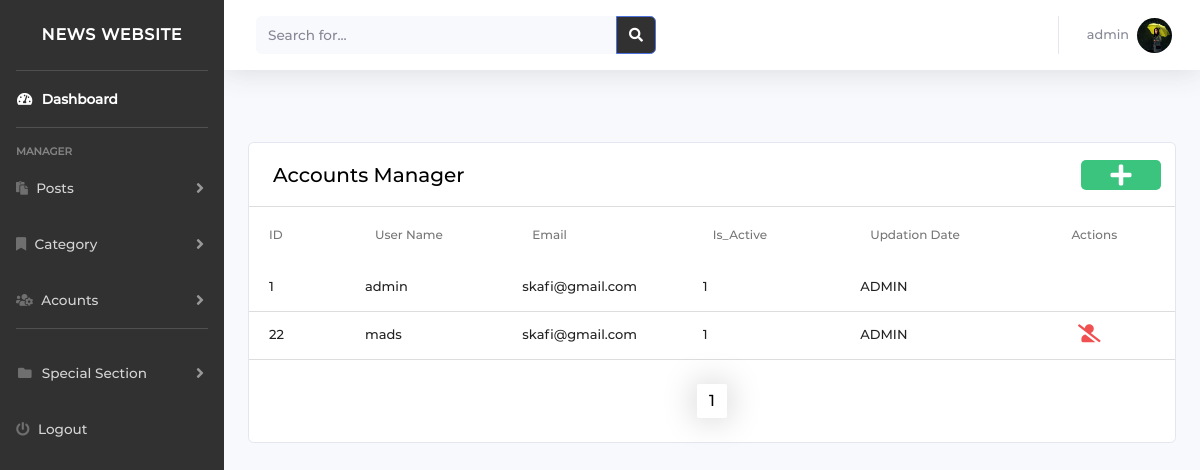
/admin/manage_accounts.php (signed in), run on an earlier commit of the app's database.
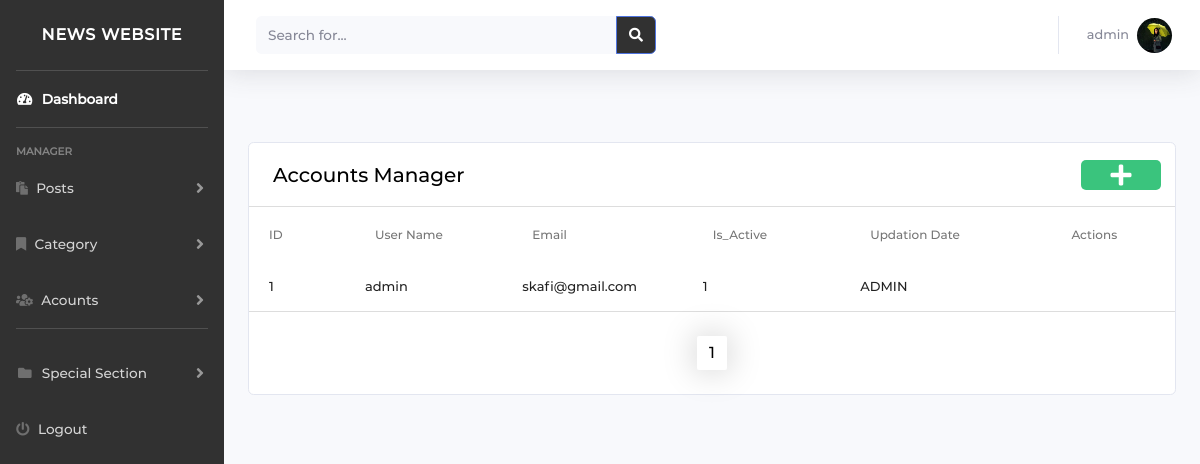
And on a later commit of the database.
### tables this page shows
CREATE TABLE `tblusers` (
  `user_id` int(255) NOT NULL,
  `user_name` varchar(60) NOT NULL,
  `user_email` varchar(60) NOT NULL,
  `user_password` varchar(255) NOT NULL,
  `Is_Active` int(1) NOT NULL,
  `CreationDate` datetime NOT NULL,
  `UpdationDate` datetime NOT NULL,
  `role_id` int(11) NOT NULL
);

### admin/config/permissions.php (called while the page is built, shortened)
<?php
$permissions = [
    "index.php" => ['admin', 'author'],
    "dashboard.php" => ['admin', 'author'],
    "post_manager.php" => ['admin', 'author'],
    "change_image.php" => ['admin', 'author'],
    "add_post.php" => ['admin', 'author'],
    "edit_post.php" => ['admin', 'author'],
    "category_manager.php" => ['admin'],
    "edit_category.php" => ['admin'],
    "add_category.php" => ['admin'],
    "approved_post.php"=>['admin'],
    "manage_accounts.php" =>['admin'],
    "accounts_logic.php"=>['admin'],
    "add_users.php"=>['admin'],
    "account_activat.php"=>['admin'],
    "activat.php"=>['admin'],
    "navbar.php" =>['admin'],
    "top.php" =>['admin'],
    "footer.php" =>['admin'],
    "bracking_news.php" =>['admin'],
    "add_brackingnews.php" =>['admin']
];
function checkPermision($pageName, $role)
{
    global $permissions;
    $roles = $permissions[$pageName];
    for ($i = 0; $i < count($roles); $i++) {
        if ($role == $roles[$i])
            return true;
    }
    return false;
}

### admin/config/dbcon.php (called while the page is built, shortened)
<?php
require("connection.php");
$dbhost = "localhost";
 $dbuser = "Skafi";
 $dbpass = "mahmoudskafi00";
 $db = "news_db";
$conDb = new connection($dbhost,$dbuser ,$dbpass,$db);

### admin/config/connection.php (called while the page is built, shortened)
<?php
class connection
{
    function doSelectQuery($con, $sql)
    {
        $status = false;
        $data = array();
        $result = mysqli_query($con, $sql);
        $i = 0;
        $rows = mysqli_num_rows($result);
        while ($row = mysqli_fetch_array($result, MYSQLI_ASSOC)) {
            $data[$i] = $row;
            $status = true;
            $i += 1;
        }
        return ['status' => $status, 'data' => $data, 'rows' => $rows];
    }
}

### admin/manage_accounts.php (the view, shortened to what this page needs)
<?php
require_once('./config/dbcon.php');
include('./config/permissions.php');
$pagename = basename($_SERVER['PHP_SELF']);
$role = $_SESSION['roles'];
$user = $_SESSION['username'];
if (checkPermision($pagename, $role)) {
    if (!isset($_SESSION['username'])) {
        header('location:login.php');
    } else {
        $sql = $conDb->doSelectQuery($conn, "SELECT * FROM tblusers WHERE Is_Active='1' ");
        $res_per_page = 10;
        $number_of_res = $sql['rows'];
        $number_of_pages = ceil($number_of_res / $res_per_page);
        if (!isset($_GET['page'])) {
            $page = 1;
        } else {
            $page = $_GET['page'];
        }
        $this_page_first_res = ($page - 1) * $res_per_page;
        $sql = $conDb->doSelectQuery($conn, "SELECT * FROM tblusers WHERE Is_Active='1' LIMIT " . $this_page_first_res . ',' . $res_per_page);
        if ($sql['status'] == 1) {
?>
            <!DOCTYPE html>
            <html lang="en">
            <head>
                <?php require './include/links.php' ?>
            </head>
            <body>
                <?php
                $pageurl = $_GET['page'];
                ?>
                <?php require './include/navbar.php' ?>
                <br>
                <br>
                <div class="container">
                    <div class="row">
                        <div id="admin" class="col s12">
                            <div class="card material-table">
                                <div class="table-header">
                                    <span class="table-title" style="white-space: nowrap;">Accounts Manager</span>
                                    <div class="actions" style="margin-left: 0% !important;">
                                        <a href="./add_users.php"><i class="fas fa-plus"></i> </a>
                                    </div>
                                </div>
                                <table id="datatable">
                                    <thead class="head-tr-costom">
                                        <tr>
                                            <th style="padding-right: 40px !important;">ID</th>
                                            <th>User Name</th>
                                            <th>Email</th>
                                            <th>Is_Active</th>
                                            <th>Updation Date</th>
                                            <th style="display: flex;align-items: center;justify-content: center;">Actions</th>
                                        </tr>
                                    </thead >
                                    <tbody class="table-body custom-tr">
                                        <?php
                                        foreach ($sql['data'] as $row) {
                                        ?>
                                            <tr  class="fix" id="<?php echo $row['user_id']; ?>">
                                                <td>
                                                    <?php echo $row['user_id']; ?>
                                                </td>
                                                <td>
                                                    <?php echo $row['user_name']; ?>
                                                </td>
                                                <td>
                                                    <?php echo $row['user_email']; ?>
                                                </td>
                                                <td data-target="isactive">
                                                    <?php echo $row['Is_Active']; ?>
                                                </td>
                                                <td>
                                                    <?php  if($row['role_id']==1){
                                                        echo "ADMIN";
                                                    } else{
                                                        echo "AUTHOR";
                                                    }?>
                                                </td>
                                                <td class="td-custom">
                                                    <div>
                                                        <?php if ($row['user_name'] == $user) {
                                                        } else {
                                                        ?>
                                                            <a href="#" data-role="disactivate" data-id=<?php echo $row['user_id'] ?>>
                                                                <i class="fas fa-user-slash" style="color: #f05050"></i>
                                                            <?php
                                                        }
                                                            ?>
                                                            </a>
                                                    </div>
                                                </td>
                                            <?php
                                        }
                                            ?>
                                    </tbody>
                                </table>
                                <br>
                                <div class="numbers_of_pages" id="myDIV" style="display:flex; justify-content: center;">
                                    <?php
                                    for ($page = 1; $page <= $number_of_pages; $page++) {
                                        if ($page == $pageurl) {
                                            echo '<a  class="thisA active" href="manage_accounts.php?page=' . $page . '"> ' . $page . '  </a> ';
                                        } else
                                            echo '<a  class="thisA " href="manage_accounts.php?page=' . $page . '"> ' . $page . '  </a> ';
                                    }
                                    ?>
                                </div>
                                <br>
                            </div>
                        </div>
                    </div>
                </div>
            </body>
            </html>
<?php
        }
    }
}
?>

### admin/include/links.php (shortened to what this page needs)
<link rel="stylesheet" href="https://cdnjs.cloudflare.com/ajax/libs/font-awesome/5.13.0/css/all.min.css" />
<link href="https://stackpath.bootstrapcdn.com/bootstrap/4.4.1/css/bootstrap.min.css" rel="stylesheet" />
<link href="https://stackpath.bootstrapcdn.com/font-awesome/4.7.0/css/font-awesome.min.css" rel="stylesheet" />
<link rel="stylesheet" href="./include/css/all_styles.css">
<link rel="stylesheet" href="./include/css/overwite.css">
<link rel="stylesheet" href="https://cdnjs.cloudflare.com/ajax/libs/toastr.js/latest/toastr.min.css" />
<link rel="stylesheet" href="https://cdnjs.cloudflare.com/ajax/libs/summernote/0.8.12/plugin/databasic/summernote-ext-databasic.min.css" />
<link rel="stylesheet" href="https://cdnjs.cloudflare.com/ajax/libs/limonte-sweetalert2/8.11.8/sweetalert2.min.css" />

### admin/include/navbar.php (shortened to what this page needs)
<div id="wrapper">
  <ul class="navbar-nav bg-gradient-primary sidebar sidebar-dark accordion" style="transition: all .5s" id="accordionSidebar">
    <a class="sidebar-brand d-flex align-items-center justify-content-center" href="./dashboard.php">
      <div class="sidebar-brand-text mx-3">NEWS WEBSITE</sup></div>
    </a>
    <hr class="sidebar-divider my-0" />
    <li class="nav-item active">
      <a class="nav-link" href="./dashboard.php">
        <i class="fas fa-fw fa-tachometer-alt"></i>
        <span>Dashboard</span></a>
    </li>
    <hr class="sidebar-divider" />
    <div class="sidebar-heading">
      Manager
    </div>
    <li class="nav-item">
      <a class="nav-link collapsed" href="#" data-toggle="collapse" data-target="#collapseTwo" aria-expanded="true" aria-controls="collapseTwo">
        <i class="fas fa-clipboard"></i>
        <span>Posts</span>
      </a>
    </li>
    <li class="nav-item">
      <a class="nav-link collapsed" href="#" data-toggle="collapse" data-target="#collapseUtilities" aria-expanded="true" aria-controls="collapseUtilities">
        <i class="fas fa-bookmark"></i>
        <span>Category</span>
      </a>
    </li>
    <li id="SideAccountsid" class="nav-item">
      <a class="nav-link collapsed" href="#" data-toggle="collapse" data-target="#Accounts" aria-expanded="true" aria-controls="collapseUtilities">
        <i class="fas fa-users-cog"></i>
        <span>Acounts</span>
      </a>
    </li>
    <hr class="sidebar-divider" />
    <li id="SideBreaking" class="nav-item">
      <a class="nav-link collapsed" href="#" data-toggle="collapse" data-target="#collapsePages" aria-expanded="true" aria-controls="collapsePages">
        <i class="fas fa-fw fa-folder"></i>
        <span>Special Section</span>
      </a>
    </li>
    <li class="nav-item">
      <a class="nav-link" href="./logout.php">
        <i class="fas fa-power-off"></i>
        <span>Logout</span></a>
    </li>
  </ul>
  <div id="content-wrapper" class="d-flex flex-column">
    <div id="content">
      <nav class="navbar navbar-expand navbar-light bg-white topbar mb-4 static-top shadow">
        <form class="d-none d-sm-inline-block form-inline mr-auto ml-md-3 my-2 my-md-0 mw-100 navbar-search">
          <div class="input-group">
            <input type="text" class="form-control bg-light border-0 small" placeholder="Search for..." aria-label="Search" aria-describedby="basic-addon2" />
            <div class="input-group-append">
              <button class="btn btn-primary" style="background-color: #313131;" type="button">
                <i class="fas fa-search fa-sm"></i>
              </button>
            </div>
          </div>
        </form>
        <ul class="navbar-nav ml-auto">
          <li class="nav-item dropdown no-arrow">
            <a class="nav-link dropdown-toggle" href="#" id="userDropdown" role="button" data-toggle="dropdown" aria-haspopup="true" aria-expanded="false">
              <span class="mr-2 d-none d-lg-inline text-gray-600 small"><?php echo $_SESSION['username'] ?></span>
              <div class="profile-image">
              </div>
            </a>
          </li>
        </ul>
      </nav>

### admin/include/css/overwite.css (style rules this page uses)
* { font-size: 16px; font-family: montserrat; }
ul, li { margin: 0px; list-style-type: none; }
input { outline: none; border: none; }
button { outline: none !important; border: none; background: transparent; }
.bg-gradient-primary { background-color: #313131; background-image: none; }
.profile-image { background: url("skafi.jpg"); background-size: cover; border-radius: 50%; width: 35px; height: 35px; }
body { background: #eaeaea; }
div.material-table { padding: 0; }
div.material-table table { table-layout: fixed; }
div.material-table .table-header { height: 64px; padding-left: 24px; padding-right: 14px; align-items: center; display: flex; border-bottom: solid 1px #dddddd; }
div.material-table .table-header .actions { display: -webkit-flex; margin-left: auto; }
div.material-table .table-header i { color: rgba(0, 0, 0, 0.54); font-size: 24px; }
div.material-table .table-title { font-size: 20px; color: #000; }
div.material-table table tr { font-size: 12px; }
div.material-table table tr td { padding: 0 0 0 10px; height: 48px; font-size: 13px; color: rgba(0, 0, 0, 0.87); border-bottom: solid 1px #dddddd; white-space: normal; overflow: hidden; text-overflow: ellipsis; width: 100px !important; }
div.material-table table tr td:first-child { width: 30px !important; }
div.material-table table th { font-size: 12px; font-weight: 500; color: #757575; cursor: pointer; white-space: nowrap; padding: 0; height: 56px; padding-left: 10px !important; vertical-align: middle; outline: none !important; }
div.material-table table th:first-child, div.material-table table td:first-child { padding: 0 0 0 24px; }
div.material-table table th:last-child, div.material-table table td:last-child { padding: 0 14px 0 0; }
.actions { margin-left: 0% !important; }
.actions > a { padding: 15px 40px; background-color: #3ac47d; border-radius: 5px !important; width: 0px; height: 0px; position: relative; }
.actions > a > i { color: #ffffff !important; position: absolute; top: 50%; left: 50%; transform: translate(-50%, -50%); }
.custom-tr > tr > td { white-space: normal !important; width: 50px !important; padding-left: 10px !important; }
.custom-tr > tr > td:first-child { padding-left: 20px !important; width: 15px !important; }
.head-tr-costom > tr th { padding-left: 10px !important; }
.head-tr-costom > tr th:first-child { padding-left: 20px !important; width: 15px !important; }
.numbers_of_pages > .thisA { vertical-align: middle; all: unset; cursor: pointer; border-radius: 2px; width: 30px; padding: 5px 0px; text-align: center; background-color: #ffffff; margin: 0 5px; color: #000000; box-shadow: 0px 0px 34px -1px rgba(0, 0, 0, 0.25); }
.table-header { justify-content: space-between; }
.table-body > tr > td { padding-left: 0px !important; }
.fix { white-space: normal !important; }
div.material-table table tr td a { color: inherit; }
div.material-table table tr td a i { font-size: 18px; color: rgba(0, 0, 0, 0.54); }
.td-custom > div { display: flex; justify-content: space-evenly; align-items: center; }
.td-custom > div > a { transition: all 0.3s ease-out; }

What changed in the data, as far as the page shows it:
removed tblusers: user_id "22", user_name "mads", user_email "skafi@gmail.com", Is_Active "1", shows "ADMIN"
